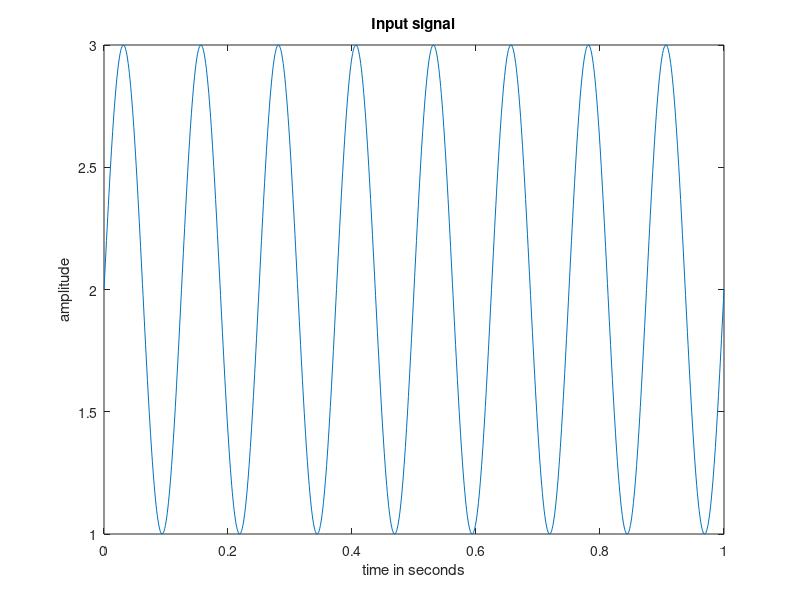
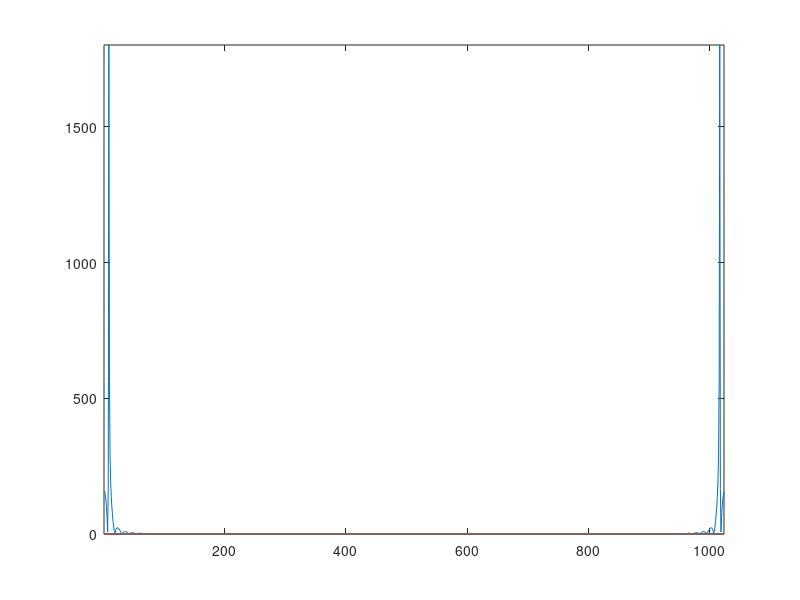

The MATLAB script that drew these images, in order:
close all; clear all;
cd ~/radarProject/
f = 1008;
t = 0:.001:1;
sig = 2+sin(2*pi*f.*t);
figure('Name', 'Input Signal');
clf;
plot(t, sig);
title('Input signal');
xlabel('time in seconds');
ylabel('amplitude');


h1 = zeros(1024);
for k = (63+1):1000
    h1(k) = sig(k) - sig(k-63);
end

h2 = zeros(1024);
for k = (64+1):1000
    h2(k) = sig(k) - sig(k-64);
end

h = h1 + h2;
H = abs(fft(h, 1024));
figure('Name', 'frequency spectrum');
clf;
plot(H);
axis tight;

f1 = 1/(.001*63)
fdip = f1*63.5